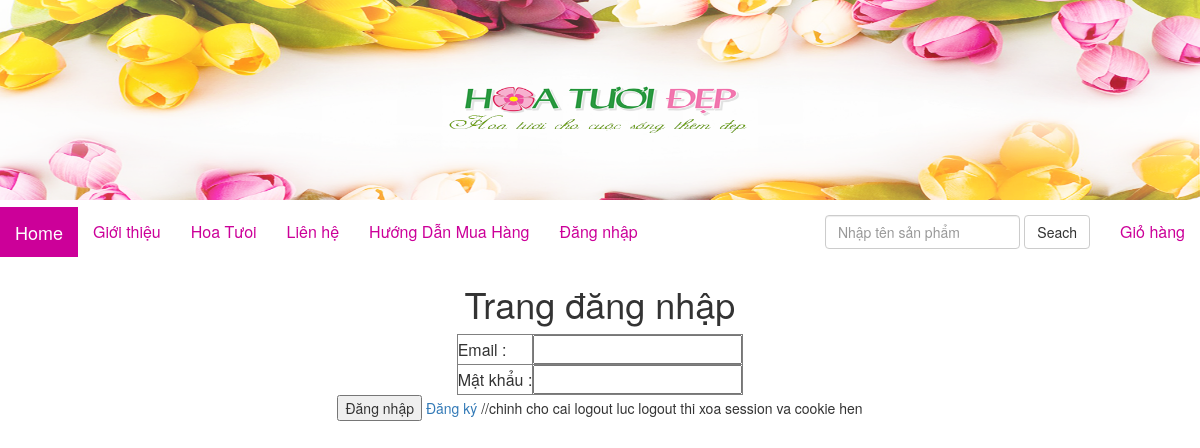
Page /formlogin.php on the committed database.
### tables this page shows
CREATE TABLE `banner` (
  `id` int(11) NOT NULL,
  `hinh` varchar(256) NOT NULL,
  `rong` varchar(256) NOT NULL,
  `cao` varchar(256) NOT NULL
);

CREATE TABLE `menu_ngang` (
  `id` int(11) NOT NULL,
  `ten` varchar(256) NOT NULL,
  `noi_dung` mediumtext NOT NULL,
  `loai_menu` varchar(256) NOT NULL
);

### chuc_nang/menu_ngang/menu_ngang.php (the view, shortened to what this page needs)
<div style="margin-top:7px; margin-bottom:7px;">
<div class="navbar-header"> <a href="index.php" class="navbar-brand">Home</a> </div>
<nav class="collapse navbar-collapse" id="bs-navbar">
	<ul class="nav navbar-nav">
<?php
$tenmaychu='localhost';
$tentaikhoan='root';
$pass='';
$csdl='shopbanhangdb.sql';
$conn=mysqli_connect($tenmaychu,$tentaikhoan,$pass,$csdl) or die('Ko kết nối được');
$tv="select id,ten,loai_menu from menu_ngang order by id";
	$tv_1=mysqli_query($conn,$tv);
	while($tv_2=mysqli_fetch_array($tv_1))
	{
		if($tv_2['loai_menu']==""){$link_menu="?thamso=xuat_mot_tin&id=".$tv_2['id'];}
		if($tv_2['loai_menu']=="san_pham"){$link_menu="?thamso=xuat_san_pham_2";}
		echo "<li>";
		echo "<a href='$link_menu'>";
			echo $tv_2['ten'];
		echo "</a>";
		echo"</li>";
	}
?>
</ul>
     <ul class="nav navbar-nav navbar-right">
<form class="navbar-form navbar-left">
	<div class="form-group">
    <input type="text" name="tu_khoa" value="" class="form-control" placeholder="Nhập tên sản phẩm" >
    </div>
    <button type="submit" class="btn btn-default">Seach</button>
</form>
      <li><a href="?thamso=gio_hang">Giỏ hàng</a></li>
         </ul>
          </nav>
 </div>

### chuc_nang/banner/banner.php
<?php
$tenmaychu='localhost';
$tentaikhoan='root';
$pass='';
$csdl='shopbanhangdb.sql';
$tv="select * from banner limit 0,1";
    $conn=mysqli_connect($tenmaychu,$tentaikhoan,$pass,$csdl) or die('Ko kết nối được');
	$tv_1=mysqli_query($conn,$tv);
	$tv_2=mysqli_fetch_array($tv_1, MYSQLI_BOTH);
	$link_hinh="hinh_anh/banner/".$tv_2['hinh'];
	echo "<img src='".$link_hinh."' width='".$tv_2['rong']."' height='".$tv_2['cao']."' >";
?>

### giao_dien/giao_dien.css (style rules this page uses)
a { text-decoration: none; }
ul li a { color:#CC0099; }
.navbar-header { background:#cc0099; }
.navbar-header a { color:#fff; }

### rows in the picture
banner: hinh (picture)
menu_ngang: ten "Giới thiệu"
menu_ngang: ten "Hoa Tưoi"
menu_ngang: ten "Liên hệ"
menu_ngang: ten "Hướng Dẫn Mua Hàng"
menu_ngang: ten "Đăng nhập"
